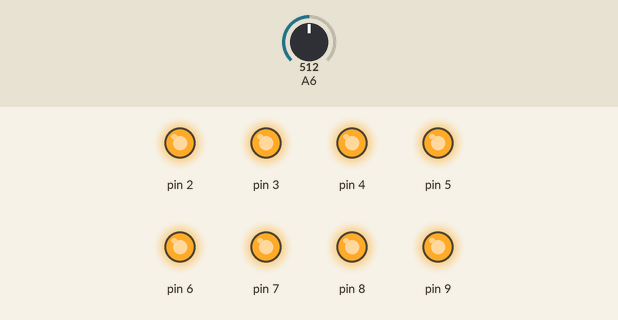
Recording of a sketch running on a simulated Arduino Mega 2560, built with avr-gcc and run on an emulated ATmega2560. On the bench: output pins drawn as LEDs (lit = HIGH). The inputs (shaded band) are chosen by the test bench; at power-on: A6 = 512.

Above: at 1.2 s.
1.3 s: A6 set to 265
2.8 s: A6 set to 239
At 4.0 s:
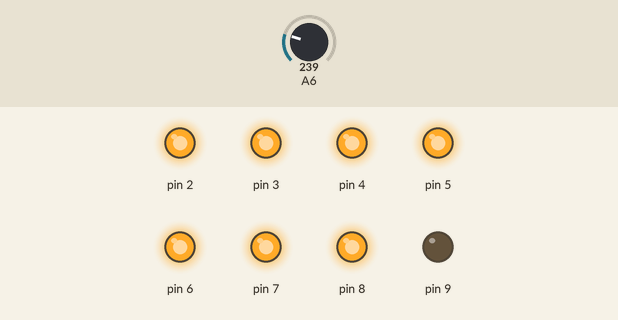
4.3 s: A6 set to 231
5.8 s: A6 set to 218
At 6.5 s:
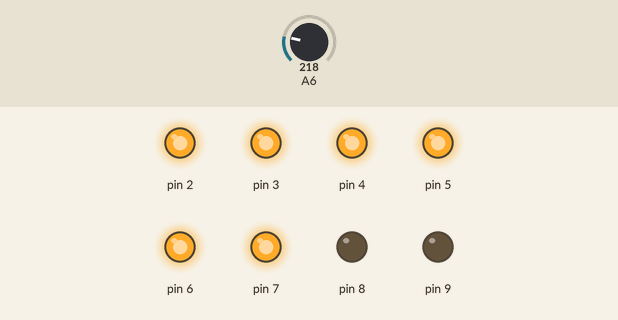
7.3 s: A6 set to 205
8.8 s: A6 set to 178
At 9.9 s:
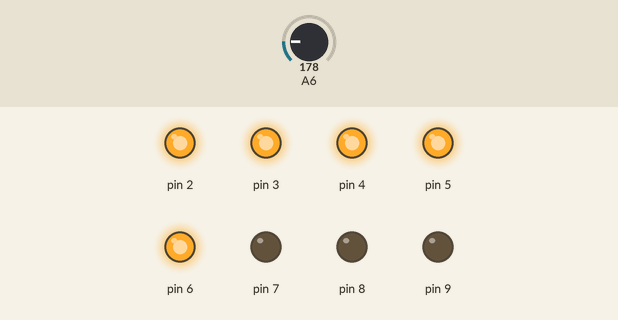
Timing chart, 0 to 11.3 s (numbered marks = the images above; inputs shaded):
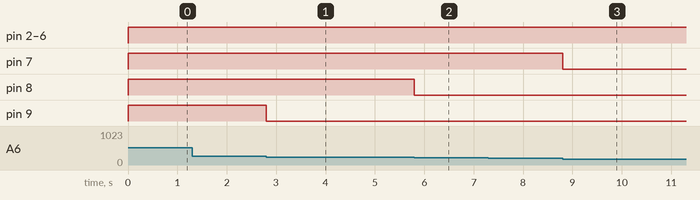

The sketch:

TC208_Valeur_analogique.ino
```cpp
#include <SPI.h>
#include <Controllino.h>

//
// Tâche : TC208_Valeur_analogique
//

// Définition des variables

int iValue;            // Valeur analogique
                       // 0 - 1024 équivaut à 0V - 24V
                       // L'alimentation analogique sur la carte de formation est de 0V - 10V
                       // Valeurs utilisables
                       //   100% -> 320
                       //   et ainsi de suite

//
// Configuration
//
void setup() {

pinMode(CONTROLLINO_A6, INPUT);

pinMode(CONTROLLINO_D0, OUTPUT);
pinMode(CONTROLLINO_D1, OUTPUT);
pinMode(CONTROLLINO_D2, OUTPUT);
pinMode(CONTROLLINO_D3, OUTPUT);
pinMode(CONTROLLINO_D4, OUTPUT);
pinMode(CONTROLLINO_D5, OUTPUT);
pinMode(CONTROLLINO_D6, OUTPUT);
pinMode(CONTROLLINO_D7, OUTPUT);

}


//
// Boucle
//
void loop() {

// Lire la valeur analogique
iValue = analogRead(CONTROLLINO_A6);

// iValue > 32
if (iValue > 32)
    digitalWrite(CONTROLLINO_D0, HIGH);
  else
    digitalWrite(CONTROLLINO_D0, LOW);

// iValue > 64
if (iValue > 64)
    digitalWrite(CONTROLLINO_D1, HIGH);
  else
    digitalWrite(CONTROLLINO_D1, LOW);

// iValue > 96
if (iValue > 96)
    digitalWrite(CONTROLLINO_D2, HIGH);
  else
    digitalWrite(CONTROLLINO_D2, LOW);

// iValue > 128
if (iValue > 128)
    digitalWrite(CONTROLLINO_D3, HIGH);
  else
    digitalWrite(CONTROLLINO_D3, LOW);

// iValue > 160
if (iValue > 160)
    digitalWrite(CONTROLLINO_D4, HIGH);
  else
    digitalWrite(CONTROLLINO_D4, LOW);

// iValue > 192
if (iValue > 192)
    digitalWrite(CONTROLLINO_D5, HIGH);
  else
    digitalWrite(CONTROLLINO_D5, LOW);

// iValue > 224
if (iValue > 224)
    digitalWrite(CONTROLLINO_D6, HIGH);
  else
    digitalWrite(CONTROLLINO_D6, LOW);

// iValue > 256
if (iValue > 256)
    digitalWrite(CONTROLLINO_D7, HIGH);
  else
    digitalWrite(CONTROLLINO_D7, LOW);

} // Boucle
```

Measured:
- the behaviour switches between 257 and 256 on A6 (found by bisection; images 0 and 1)
- the behaviour switches between 225 and 224 on A6 (found by bisection; images 1 and 2)
- the behaviour switches between 193 and 192 on A6 (found by bisection; images 2 and 3)
- after the input at 1.3 s, every drawn part: stays the same
- after the input at 2.8 s, pin 9: HIGH → LOW at once
- after the input at 4.3 s, every drawn part: stays the same
- after the input at 5.8 s, pin 8: HIGH → LOW at once
- after the input at 7.3 s, every drawn part: stays the same
- after the input at 8.8 s, pin 7: HIGH → LOW at once
